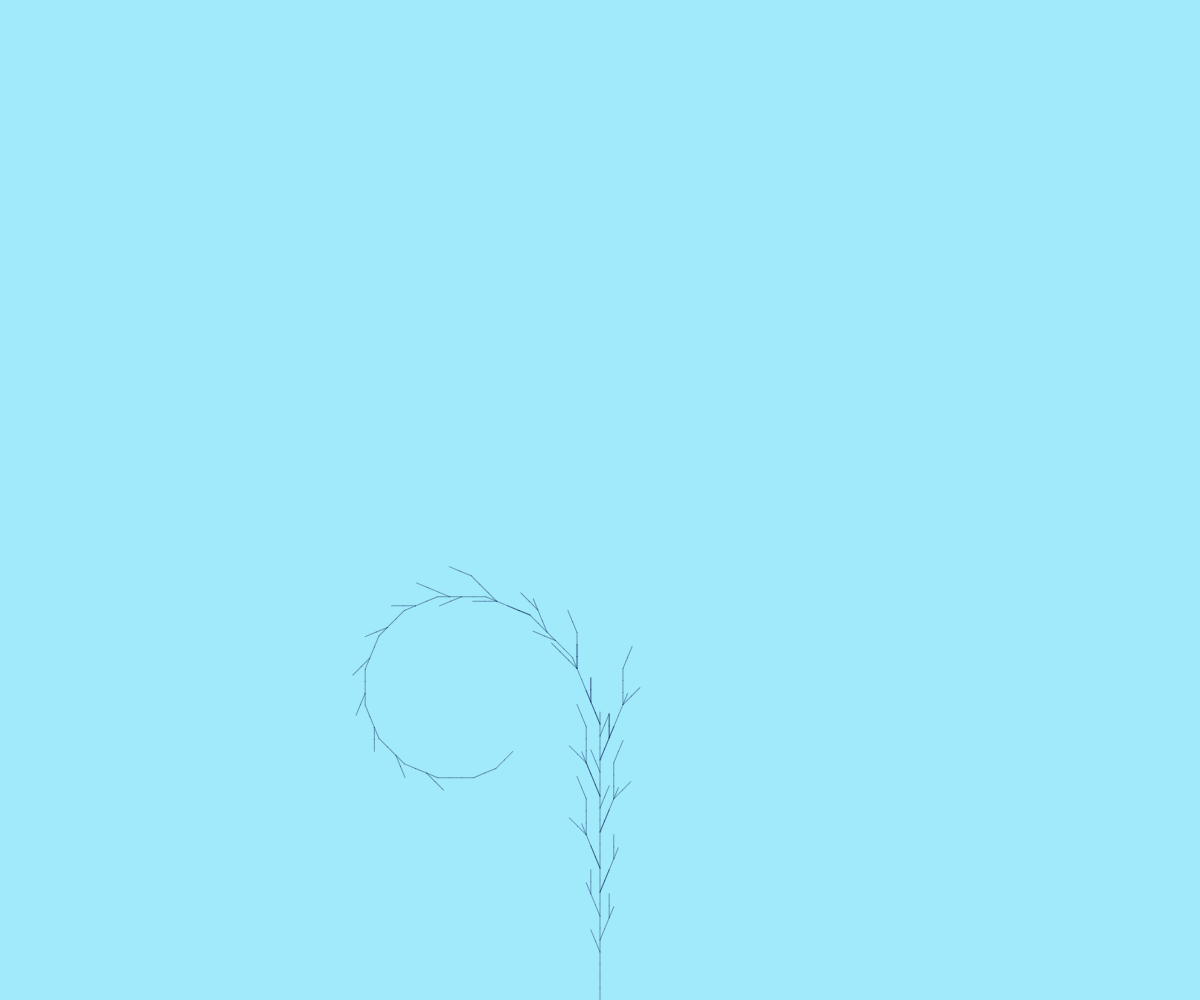
Frame 1 (no input)
Frame 60 (no input): identical to frame 1, image omitted
Frame 120 (the mouse pressed at the canvas centre since frame 60): identical to frame 1, image omitted

The p5.js sketch that drew this single still picture (run headless with seeded random() and noise() and a simulated clock; from frame 60 on, the mouse is pressed at the canvas centre):

// p5.js sketch
// ── sketch.js
let axiom = 'F1F1F1';
let sentence = axiom;
let rules = [];
rules[0] = {
    a: "0", //pre
    b: "0", //current
    c: "0", //post
    d: "1" //result
};
rules[1] = {
    a: "0",
    b: "0",
    c: "1",
    d: "1[-F1F1]"
};
rules[2] = {
    a: "0",
    b: "1",
    c: "0",
    d: "1"
};
rules[3] = {
    a: "0",
    b: "1",
    c: "1",
    d: "1"
};
rules[4] = {
    a: "1",
    b: "0",
    c: "0",
    d: "0"
};
rules[5] = {
    a: "1",
    b: "0",
    c: "1",
    d: "1F1"
};
rules[6] = {
    a: "1",
    b: "1",
    c: "0",
    d: "1"
};
rules[7] = {
    a: "1",
    b: "1",
    c: "1",
    d: "0"
};


let len = 12,
    angle;
let bgColor,
    strokeColor;

function setup() {
    bgColor = '#a1eafb';
    strokeColor = color('#071a52');
    strokeColor.setAlpha(100);
    createCanvas(windowWidth, windowHeight);
    // background(51);
    background(bgColor);
    angle = radians(22.5);

    turtle();
    for (let i = 0; i < 30; i++) generate();
}

// function mousePressed() {
//     generate();
// }

function generate() {
    //len *= 0.5;
    var nextSentence = '';
    for (let i = 0; i < sentence.length; i++) {
        let found = false;
        let current = sentence.charAt(i);
        let posterior, anterior;
        for (let k = 1; i - k >= 0; k++)
            if (sentence.charAt(i - k) == 0 || sentence.charAt(i - k) == 1) {
                anterior = sentence.charAt(i - k);break;
            }
        for (let k = 1; i + k <sentence.length; k++)
            if (sentence.charAt(i + k) == 0 || sentence.charAt(i + k) == 1) {
                posterior = sentence.charAt(i + k);break;
            }
        for (let j = 0; j < rules.length; j++) {
            if (current == rules[j].b && anterior == rules[j].a && posterior == rules[j].c) {
                found = true;
                nextSentence += rules[j].d;
                break;
            }
        

        }
        // console.log(anterior,current,posterior)
        if(current=='+'){ nextSentence +='-';found=true;}
        else if(current=='-') {nextSentence +='+';found=true;}
        if (!found) nextSentence += current;
    }
    sentence = nextSentence;
    // console.log(sentence);
    turtle();

}

function turtle() {
    resetMatrix();
    let nodeNumber = 0;
    translate(width / 2, windowHeight);
    // len *= 0.66;
    background(bgColor);
    stroke(strokeColor);
    // background(51);
    // stroke(255, 100);

    for (let i = 0; i < sentence.length; i++) {
        let current = sentence.charAt(i);
        if (current == 'F') {
            // if (sentence.charAt(i + 1) == ']' || sentence.charAt(i + 2) == ']');
   
            line(0, 0, 0, -len);
            translate(0, -len);
        } else if (current == 'f') translate(0, -len);
        else if (current == '+') rotate(angle);
        else if (current == '-') rotate(-angle);
        else if (current == '[') {
            push();
            nodeNumber++;
        } else if (current == ']') {
            pop();
            nodeNumber--;
        }

    }

}

function draw() {

}
